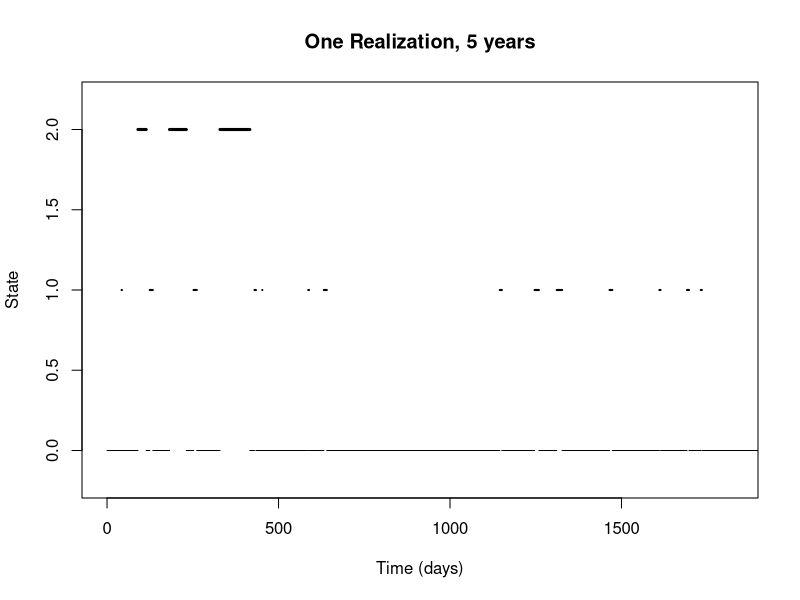
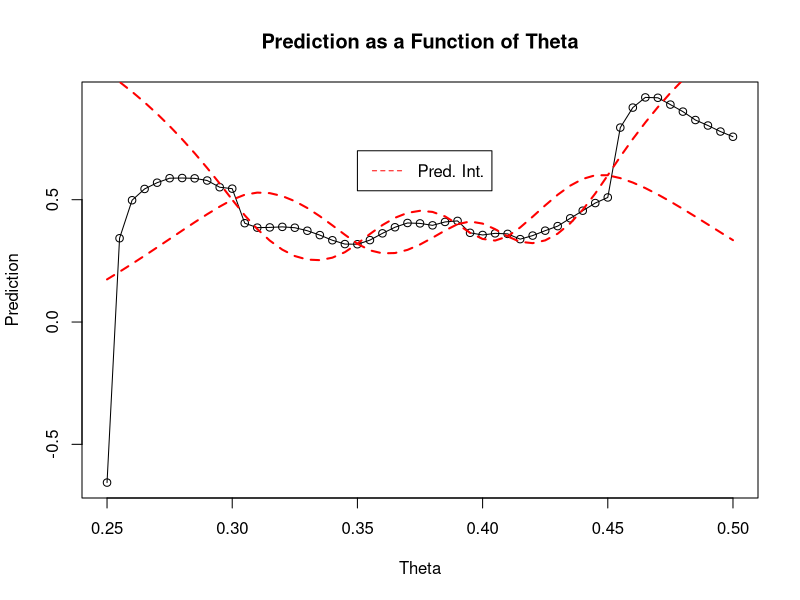

Write the R code that produced these figures, in order. (Note: this script raises an error after producing the figures.)
#Project 2 Stochastic Modelling
#Problem 1: Modelling the common cold

#Constants
alpha = 0.1
lambda = 1/100
mu_L = 1/7
mu_H = 1/20

simulate_markov <- function(state0, tEnd, plot) {
  
  time_infected = 0
  time_between_Ih = 0
  time_between_Ih_list <- c()
  
  if (plot) {
    plot(NULL, NULL, 
         xlim = c(0, tEnd), 
         ylim = c(-0.2, 2.2), 
         xlab = "Time (days)", 
         lwd = 5,
         ylab = "State", 
         main = "One Realization, 5 years")
  }
  
  time = 0
  state = state0
  while (time < tEnd) {
    if (state == 0) {
      #Sojourn time
      S =  rexp(1,rate = lambda)
      if (plot) {
        lines(c(time,time + S), c(state,state), lwd = 1)
      }
      
      #In case the sojourn time exceeds the end time
      if ( time + S > tEnd) {
        S = tEnd - time
      }
      time = time + S
      sample = runif(1)
      if (sample <= alpha) {
        state = 2
        if (time_between_Ih > 0) {
          time_between_Ih_list <- c(time_between_Ih_list, time - time_between_Ih)
          time_between_Ih = 0
        }
      }
      else {
        state = 1
      }
    }
    
    else if (state == 1) {
      S = rexp(1,rate = mu_L)
      if (plot) {
        lines(c(time,time + S), c(state,state), lwd = 2)
      }
      
      if ( time + S > tEnd) {
        S = tEnd - time
      }
      time = time + S
      time_infected = time_infected + S
      state = 0
    }
    
    else if (state == 2) {
      S = rexp(1,rate = mu_H)
      if (plot) {
        lines(c(time,time + S), c(state,state), lwd = 3)
      }
      
      if ( time + S > tEnd) {
        S = tEnd - time
      }
      time = time + S
      time_infected = time_infected + S
      time_between_Ih = time
      state = 0
    }
  }  
  
  return (c(time_infected/tEnd,mean(time_between_Ih_list)))
}


get_mean <- function(state0, tEnd, numSim) {
  result_list <- c()
  for (i in 1:numSim) {
    result <- simulate_markov(0,tEnd,FALSE)
    result_list <- c(result_list,result[2])
  }
  return (mean(result_list))
}

#1.c
tEnd = 5*365
result <-  simulate_markov(0, tEnd, TRUE)
time_infected <- result[1]

#1.d
tEnd = 1000*365
result <-  simulate_markov(0, tEnd, FALSE)
time_infected <- result[1]
cat("Proportion of time infected in one realization: ",time_infected)

#1.e
numSim = 100
result <- get_mean(0,tEnd,numSim)
cat("\nAverage time between heavy infections over ", numSim, " realizations: ", result)

####### Problem 2

#Project 2 Stochastic Modelling
#Promblem 2: Calibrating Climate Models

#2.a
std = 0.5
mu = 0.5
cov_function <- function(theta1, theta2){
  val = (1+15*abs(theta1 - theta2))*exp(-15*abs(theta1 -theta2)) * std^2
  return (val)
}

theta_grid = seq(from = 0.25, to = 0.50, by = 0.0049999)

#Known values
sample_points =  c(0.30,0.35,0.39,0.41,0.45)
sample_values = c(0.5, 0.32, 0.40, 0.35, 0.60)

#Function for creating covariance matrix
get_cov <-  function(vecA,vecB) {
  nA <- length(vecA)
  nB <- length(vecB)
  result <- matrix(nrow = nA, ncol = nB)
  for (i in 1:nA) {
    for (j in 1:nB) {
      result[i,j] = cov_function(vecA[i],vecB[j])
    }
  }
  return (result)
}

Sigma_AB <-  get_cov(theta_grid, sample_points)
Sigma_AA <-  get_cov(theta_grid, theta_grid)
Sigma_BB <- get_cov(sample_points, sample_points)

muA <-  rep(mu,length(theta_grid))
muB <- rep(mu,length(sample_points))

muC <- muA + Sigma_AB %*% solve(Sigma_BB) %*% (sample_values - muB)
Sigma_C <- Sigma_AA - Sigma_AB %*% solve(Sigma_BB) %*% t(Sigma_AB)

L = chol(Sigma_C)
z <- rnorm(length(theta_grid))
predict <- muC + L %*% z

plot(theta_grid, predict, main = "Prediction as a Function of Theta", xlab = "Theta", ylab = "Prediction")
lines(theta_grid, predict)

#Prediction interval
z005 = qnorm(0.95)

upper = muC + z005*sqrt(diag(Sigma_C))
lower = muC - z005*sqrt(diag(Sigma_C))

lines(theta_grid,upper, col = "red", lwd = 2, "l", lty = 2)
lines(theta_grid,lower, col = "red", lwd = 2, "l", lty = 2)
legend(0.35,0.7, legend=c("Pred. Int."), col=c("red"), lty=2)

#2.b
library(expm)   
y <- rep(0.30,length(theta_grid))
std_matrix <- Sigma_C %^% -0.5
standardize <- std_matrix %*% (y - muC)
probs1 <- pnorm(standardize)
plot(theta_grid, probs, main = "Conditional Probability as Function of Theta", ylab = "Conditional Prob.", xlab = "Theta")
lines(theta_grid, probs)

#2.c
#Same as in a), but with one more point.
sample_points =  c(0.30,0.35,0.39,0.41,0.45, 0.33)
sample_values = c(0.5, 0.32, 0.40, 0.35, 0.60, 0.40)

Sigma_AB <-  get_cov(theta_grid, sample_points)
Sigma_AA <-  get_cov(theta_grid, theta_grid)
Sigma_BB <- get_cov(sample_points, sample_points)


muA <-  rep(mu,length(theta_grid))
muB <- rep(mu,length(sample_points))

muC <- muA + Sigma_AB %*% solve(Sigma_BB) %*% (sample_values - muB)
muC
Sigma_C <- Sigma_AA - Sigma_AB %*% solve(Sigma_BB) %*% t(Sigma_AB)
Sigma_C


L = chol(Sigma_C)
z <- rnorm(length(theta_grid))
predict <- muC + L %*% z


plot(theta_grid, predict, main = "Prediction as a Function of Theta", xlab = "Theta", ylab = "Prediction")
lines(theta_grid, predict)

#Prediction interval
z005 = qnorm(0.95)

upper = muC + z005*sqrt(diag(Sigma_C))
lower = muC - z005*sqrt(diag(Sigma_C))

lines(theta_grid,upper, col = "red", lwd = 2, "l", lty = 2)
lines(theta_grid,lower, col = "red", lwd = 2, "l", lty = 2)
legend(0.35,0.7, legend=c("Pred. Int."), col=c("red"), lty=2)

y <- rep(0.30,length(theta_grid))
std_matrix <- Sigma_C %^% -0.5
muC
standardize <- solve(std_matrix) %*% (y - muC)
standardize
probs <-  pnorm(standardize)
plot(theta_grid, probs, main = "Conditional Probability as Function of Theta", ylab = "Conditional Prob.", xlab = "Theta")
lines(theta_grid, probs)
lines(theta_grid, probs1, col = "red", lty = 2)
legend(0.30, 0.38, c("Old Prob.", "New Prob."), col = c("red", "black"), lty=2:1)
